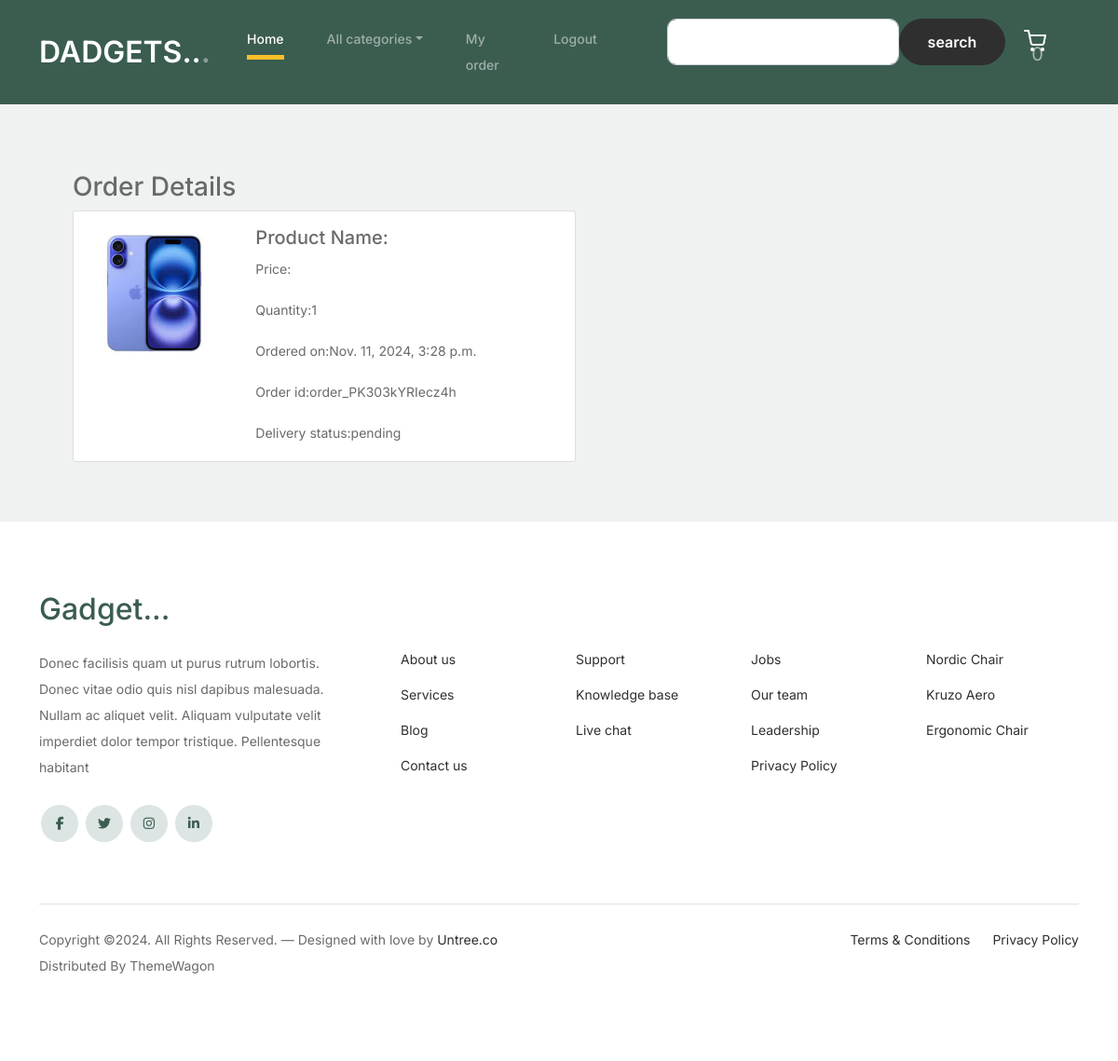
Screenshot of /cart/orderview (signed in) with the database file from the repository.
### cart/models.py (models this page shows)
class Order_details(models.Model):
    products=models.ForeignKey(Product,on_delete=models.CASCADE)
    user= models.ForeignKey(User,on_delete=models.CASCADE)
    no_of_items=models.IntegerField()
    address=models.TextField()
    phone_no=models.BigIntegerField()
    pin=models.IntegerField()
    order_id=models.CharField(max_length=20,blank=True)
    ordered_date=models.DateTimeField(auto_now_add=True)
    payment_status=models.CharField(max_length=20,default="pending")
    delivery_status=models.CharField(max_length=20,default="pending")

### shop/models.py (models this page shows, shortened)
class Product(models.Model):
    name = models.CharField(max_length=20)
    description = models.TextField()
    image = models.ImageField(upload_to='products')
    price = models.DecimalField(max_digits=10,decimal_places=2)
    stock=models.IntegerField()
    available=models.BooleanField(default=True)
    created=models.DateTimeField(auto_now_add=True)
    updated=models.DateTimeField(auto_now=True)
    category=models.ForeignKey(Categories,on_delete=models.CASCADE)

### cart/views.py (the view)
# urls.py: path('orderview',views.order_view,name='orderview'),
@login_required()
def order_view(request):
    u=request.user
    o=Order_details.objects.filter(user=u)
    context={'orders':o}
    return render(request,'orderview.html',context)

### cart/context_processors.py (called while the page is built)
def count_items(request):
    u=request.user
    count = 0
    if request.user.is_authenticated:
        try:
            c=Cart.objects.filter(user=u)
            for i in c:
                count+=i.quantity
        except:
            count=0
    return{'c':count}

### shop/context_processors.py (called while the page is built)
def menu_links(request):
    c=Categories.objects.all()
    return {'links':c}

### templates/orderview.html
{% extends 'base.html' %}
{% load static%}
{% block content%}
<div class="container mt-4 p-5 style=margin-bottom:100px;">
    <h3>Order Details</h3>
    {% for i in orders %}
<div class="card mb-3" style="max-width: 540px;">
  <div class="row g-0">
    <div class="col-md-4">
      <img src="{{i.products.image.url}}" class="img-fluid rounded-start" alt="...">
    </div>
    <div class="col-md-8">
      <div class="card-body">
        <h5 class="card-title">Product Name:{{i.product.name}}</h5>
        <p class="card-text">Price:{{i.product.price}}</p>
        <p class="card-text">Quantity:{{i.no_of_items}}</p>
        <p class="card-text">Ordered on:{{i.ordered_date}}</p>
        <p class="card-text">Order id:{{i.order_id}}</p>
        <p class="card-text">Delivery status:{{i.delivery_status}}</p>
      </div>
    </div>
  </div>
</div>
{% endfor %}
</div>
{% endblock %}

### static/css/style.css (style rules this page uses)
body { overflow-x: hidden; position: relative; }
body { font-family: "Inter", sans-serif; font-weight: 400; line-height: 28px; color: #6a6a6a; font-size: 14px; background-color: #eff2f1; }

### rows the page displays
Order_details: products.image (picture), no_of_items "1", ordered_date "Nov. 11, 2024, 3:28 p.m.", order_id "order_PK303kYRIecz4h", delivery_status "pending"

### other values shown
{{ c }} "0"
